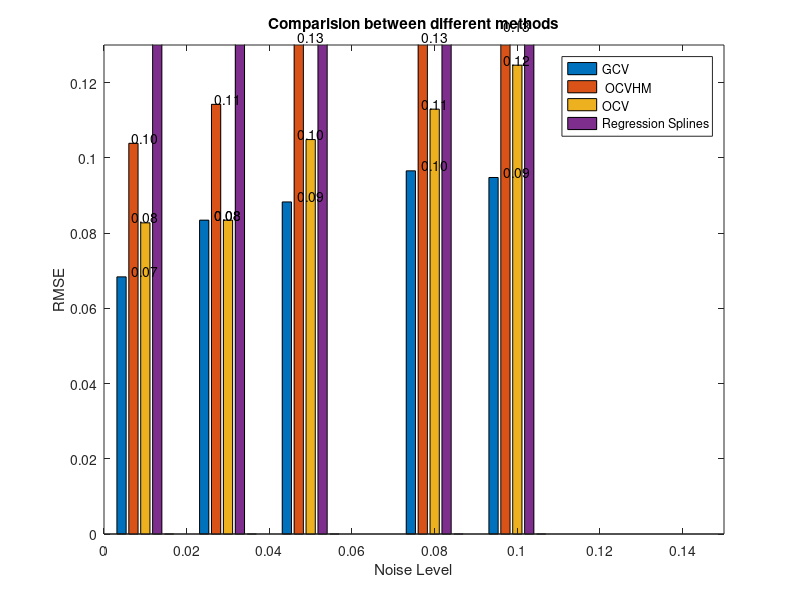

MATLAB code for this plot:
clear
clc
close all
regression_01=[0.11854	0.11226	0.11094	0.11001
0.11012	0.09385	0.09442	0.09086
0.11589	0.06867	0.06689	0.06005
0.08916	0.04678	0.04249	0.04198
0.1884	0.03361	0.0309	0.03184
57.42233	0.09125	0.03634	0.03438
];

regression_03=[0.11818	0.11179	0.11092	0.11004
0.10737	0.09452	0.09474	0.09068
0.11767	0.0727	0.07003	0.06022
0.09229	0.05447	0.05117	0.0492
0.90314	0.05432	0.04698	0.04667
40.69873	0.12792	0.05846	0.05945
];

regression_05=[0.1184	0.11153	0.11107	0.11023
0.10629	0.0956	0.09538	0.09082
0.12331	0.0781	0.07421	0.0615
0.14209	0.06692	0.06411	0.063
1.9189	0.0848	0.06913	0.06806
24.0125	0.17321	0.08668	0.08919
];

regression_08=[0.11982	0.11157	0.11162	0.11083
0.1079	0.09798	0.09692	0.09162
0.13788	0.0882	0.08206	0.06533
0.24191	0.09012	0.08731	0.08066
3.44894	0.13448	0.10541	0.10359
3.01341	0.2469	0.13194	0.13588
];


regression_1=[0.12148	0.11857	0.11219	0.11144
0.11105	0.10005	0.09833	0.09254
0.15076	0.09595	0.08813	0.06899
0.31298	0.10708	0.10399	0.09548
4.46975	0.16844	0.13031	0.1281
18.22565	0.29765	0.16281	0.16749
];






z_smooth_01_gcv =[0.11666	0.11219	0.11181	0.11038
0.10557	0.09287	0.09354	0.09017
0.11364	0.06685	0.06561	0.05968
0.06776	0.04611	0.04217	0.04174
0.0641	0.03125	0.02973	0.03074
0.05759	0.03257	0.0293	0.02866];


z_smooth_01_ocvhm =[0.18484	0.2075	0.20052	0.19946
0.16675	0.10922	0.091	0.14707
0.11586	0.06867	0.06029	0.06004
0.0885	0.04656	0.04249	0.06076
0.05228	0.03347	0.03088	0.03182
0.19138	0.06851	0.17319	0.06179];

z_smooth_01_ocv =[0.11401	0.11268	0.04554	0.11048
0.10115	0.08951	0.0901	0.08718
0.21526	0.06193	0.06146	0.05867
0.18607	0.08339	0.04217	0.03961
0.06475	0.1759	0.02973	0.0342
0.0671	0.04554	0.03774	0.0311
];


%--------------------------------------------------------------------------------------------------------------

z_smooth_03_gcv=[0.11386	0.11223	0.11177	0.11041
0.10102	0.09007	0.09387	0.08533
0.21565	0.06478	0.06359	0.05901
0.18632	0.05367	0.05063	0.04369
0.08764	0.04386	0.04276	0.03621
0.06923	0.08769	0.04161	0.03759];

z_smooth_03_ocvhm =[0.18516	0.2077	0.20042	0.1994
0.16659	0.10965	0.0893	0.20704
0.11764	0.0727	0.06986	0.06022
0.09211	0.0486	0.05116	0.0541
0.05727	0.05368	0.04689	0.04311
0.35017	0.04154	0.17306	0.04413
];   



z_smooth_03_ocv =[0.11386	0.11223	0.11177	0.11041
0.10102	0.09007	0.09387	0.08533
0.21565	0.06478	0.06359	0.05901
0.18632	0.05367	0.05063	0.04369
0.08764	0.04386	0.04276	0.03621
0.06923	0.08769	0.04161	0.03759];
%------------------------------------------------------------------------------------------------------------
z_smooth_05_gcv=[0.11636	0.11198	0.1119	0.11059
0.10303	0.09455	0.09451	0.09015
0.09215	0.07566	0.07253	0.06115
0.11126	0.06596	0.06335	0.05971
0.11802	0.06455	0.06169	0.06105
0.17432	0.06335	0.07299	0.06793
];
z_smooth_05_ocvhm =[0.18567	0.20756	0.2004	0.19942
0.1667	0.11033	0.08924	0.13712
0.12328	0.0764	0.11153	0.0615
0.06744	0.05941	0.06411	0.07199
0.08258	0.08367	0.05113	0.05083
0.52193	0.05265	0.173	0.18982];
z_smooth_05_ocv =[0.11473	0.11218	0.11208	0.11082
0.10166	0.09097	0.09108	0.08893
0.21621	0.06834	0.06459	0.06021
0.18672	0.17432	0.06335	0.05059
0.07289	0.17576	0.07862	0.0654
0.11875	0.17873	0.04843	0.0713

];

%-------------------------------------------------------------------------------------------------
z_smooth_08_gcv=[0.11687	0.11273	0.11241	0.11116
0.10028	0.09686	0.09605	0.09097
0.1031	0.08521	0.08004	0.06486
0.16593	0.08887	0.08623	0.07982
0.07987	0.09979	0.09331	0.09198
0.07855	0.06686	0.11199	0.10342];

z_smooth_08_ocvhm =[0.18653	0.20771	0.16558	0.1994
0.16733	0.11185	0.09028	0.20728
0.13786	0.08612	0.15871	0.15479
0.07794	0.06457	0.0873	0.09582
0.09108	0.05872	0.07332	0.18565
0.09722	0.06791	0.17302	0.1901
];


z_smooth_08_ocv =[0.12241	0.11245	0.11241	0.11127
0.10403	0.09643	0.09016	0.08685
0.21735	0.08399	0.06986	0.06352
0.18762	0.1742	0.06028	0.0768
0.08344	0.17628	0.08076	0.05321
0.12109	0.17881	0.05721	0.19037
];

%-------------------------------------------------------------------------------------------------------

z_smooth_1_gcv =[0.11887	0.11187	0.11354	0.11209
0.10357	0.09471	0.0935	0.08912
0.08633	0.07434	0.08588	0.0684
0.09175	0.10564	0.1027	0.09448
0.09004	0.06338	0.11517	0.11348
0.08218	0.06622	0.06978	0.12763
];


z_smooth_1_ocvhm =[0.18729	0.20785	0.15774	0.1177
0.16807	0.11318	0.09147	0.20742
0.15073	0.09359	0.15912	0.15501
0.09072	0.15259	0.10398	0.09825
0.09808	0.0728	0.08897	0.18586
0.1153	0.07901	0.12311	0.19035
];

z_smooth_1_ocv =[0.12434	0.11555	0.11312	0.11195
0.16813	0.11356	0.09207	0.08816
0.21831	0.08535	0.08072	0.06662
0.18681	0.17424	0.07406	0.08036
0.09191	0.17685	0.07974	0.05944
0.13925	0.17896	0.18132	0.19062
];
%-----------------------------------------------------------------------------------------

y = NaN(5,5);

y (1,1)=sum(z_smooth_01_gcv(:))/numel(z_smooth_01_gcv);
y(1,2) = sum (z_smooth_01_ocvhm(:))/numel(z_smooth_01_ocvhm);
y(1,3) = sum (z_smooth_01_ocv(:))/numel(z_smooth_01_ocv);
y(1,4) = sum (regression_01(:))/numel(regression_01);




y (2,1)=sum(z_smooth_03_gcv(:))/numel(z_smooth_03_gcv);
y(2,2) = sum (z_smooth_03_ocvhm(:))/numel(z_smooth_03_ocvhm);
y(2,3) = sum (z_smooth_03_ocv(:))/numel(z_smooth_03_ocv);
y(2,4) = sum (regression_03(:))/numel(regression_03);




y (3,1)=sum(z_smooth_05_gcv(:))/numel(z_smooth_05_gcv);
y(3,2) = sum (z_smooth_05_ocvhm(:))/numel(z_smooth_05_ocvhm);
y(3,3) = sum (z_smooth_05_ocv(:))/numel(z_smooth_05_ocv);
y(3,4) = sum (regression_05(:))/numel(regression_05);




y (4,1)=sum(z_smooth_08_gcv(:))/numel(z_smooth_08_gcv);
y(4,2) = sum (z_smooth_08_ocvhm(:))/numel(z_smooth_08_ocvhm);
y(4,3) = sum (z_smooth_08_ocv(:))/numel(z_smooth_08_ocv);
y(4,4) = sum (regression_08(:))/numel(regression_08);


y (5,1)=sum(z_smooth_1_gcv(:))/numel(z_smooth_1_gcv);
y(5,2) = sum (z_smooth_1_ocvhm(:))/numel(z_smooth_1_ocvhm);
y(5,3) = sum (z_smooth_1_ocv(:))/numel(z_smooth_1_ocv);
y(5,4) = sum (regression_1(:))/numel(regression_1);


% 
% x= [.01 .03 .05 .08 .1 ];
% y = [ 1 2 3 4 5];
% bar(x,y);
% text (x,y,num2str(y,'%0.2f'),...
%     'HorizontalAlignment','centre',...
%     'VerticalAlignment','bottom');
% xlabel(' Noise Level ');
% ylabel ('RMSE');
% legend ('GCV ',' OCVHM','OCV','Regression Splines');
% title('Comparision between different methods');
axis([0 .15 0 .13])
% set(gca,'XTick',[ .01 .03 .05 .08 .1])
% text (x,y,num2str(y,'%0.2f'),...
%     'HorizontalAlignment','centre',...
%     'VerticalAlignment','bottom');

x=[.01 .03 .05 .08 .1]';
%y=[1 2 3 4 5]';;
bar(x,y);
for i =1:4
text(x,y(:,i),num2str(y(:,i),'%0.2f'),...
    'HorizontalAlignment','center',...
    'VerticalAlignment','bottom')
end
 xlabel(' Noise Level ');
 ylabel ('RMSE');
 legend ('GCV ',' OCVHM','OCV','Regression Splines');
 title('Comparision between different methods');

axis([0 .15 0 .13])


